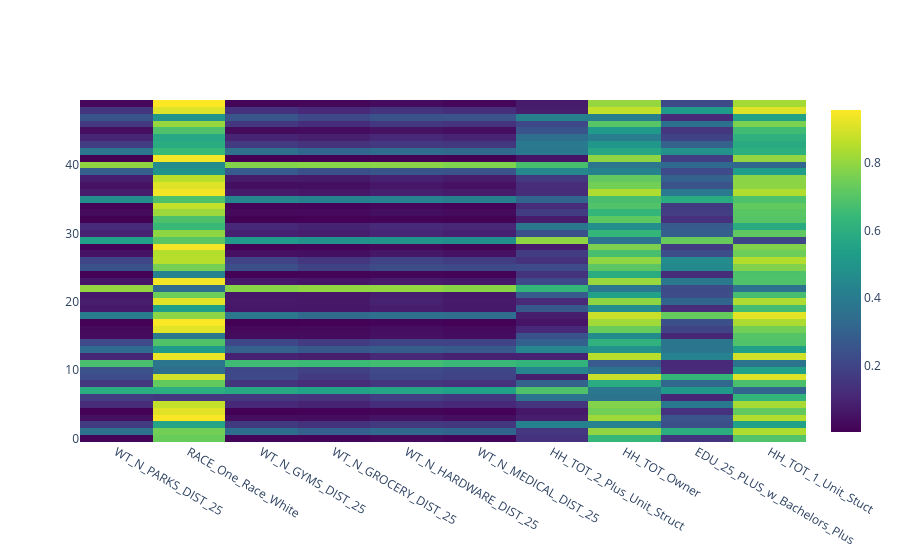

The code cell stored with this chart in its notebook:
### Code cell
data = [go.Heatmap(z=df_grouped.values.tolist(), 
                   y=labels,
                   x=list(df_grouped.columns),
                   colorscale='Viridis')]

plotly.offline.iplot(data, filename='pandas-heatmap')

### Figure 1 — Plotly figure (JSON) as saved in the notebook; plotly's stock layout.template omitted (floating-point values rounded to 4 significant figures; data arrays with more than 128 entries replaced by an {"elided": "..."} marker saying what was removed)
{"data": [{"colorscale": [[0, "#440154"], [0.1111, "#482878"], [0.2222, "#3e4989"], [0.3333, "#31688e"], [0.4444, "#26828e"], [0.5556, "#1f9e89"], [0.6667, "#35b779"], [0.7778, "#6ece58"], [0.8889, "#b5de2b"], [1, "#fde725"]], "type": "heatmap", "x": ["WT_N_PARKS_DIST_25", "RACE_One_Race_White", "WT_N_GYMS_DIST_25", "WT_N_GROCERY_DIST_25", "WT_N_HARDWARE_DIST_25", "WT_N_MEDICAL_DIST_25", "HH_TOT_2_Plus_Unit_Struct", "HH_TOT_Owner", "EDU_25_PLUS_w_Bachelors_Plus", "HH_TOT_1_Unit_Stuct"], "y": [0, 1, 2, 3, 4, 5, 6, 7, 8, 9, 10, 11, 12, 13, 14, 15, 16, 17, 18, 19, 20, 21, 22, 23, 24, 25, 26, 27, 28, 29, 30, 31, 32, 33, 34, 35, 36, 37, 38, 39, 40, 41, 42, 43, 44, 45, 46, 47, 48, 49], "z": {"elided": "50x10 float values"}}], "layout": {}}
